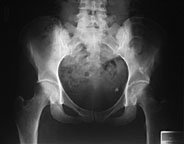
%> input picture Tmunot_HW_1/Pelvis.jpg, 184 x 144 px
$ octave HW1_Q3.m   (GNU Octave 9; MATLAB toolbox functions it lacks are replaced by stand-ins)
%> lines starting %> are read from the running program, lines starting %| are printed output that depends on the picture
%code for Question 3 of the first home assignment
img=imread('pelvis.jpg');
%> img is the input picture: size 144x184 uint8; min 7, max 255, mean 64.2
img2=imadjust(img,[0,200/255]);
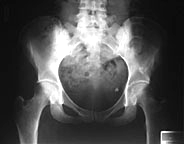
%> img2: size 144x184 uint8; min 9, max 255, mean 81.3
img3=imadjust(img,[50/255,255/255]);
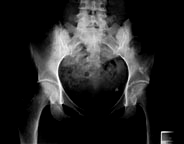
%> img3: size 144x184 uint8; min 0, max 255, mean 36.3
%matlab's 'imadjust' uses the equation: Gk=round((L-1)*(Sk-low)/(high-low))
%L=no. of grey levels, Sk=T(original grey level)
%low= lowest pixel probability, high=highest pixel probablity
%we will basically do the same thing manually in Q4
subplot(3,2,1);imshow(img);title('original image');
subplot(3,2,2);imhist(img);title('original image histogram')
subplot(3,2,3);imshow(img2);title('adjusted whites');
subplot(3,2,4);imhist(img2);title('adjusted whites histogram')
subplot(3,2,5);imshow(img3);title('adjusted blacks');
subplot(3,2,6);imhist(img3);title('adjusted blacks histogram');
%> after `title('adjusted blacks histogram')`:
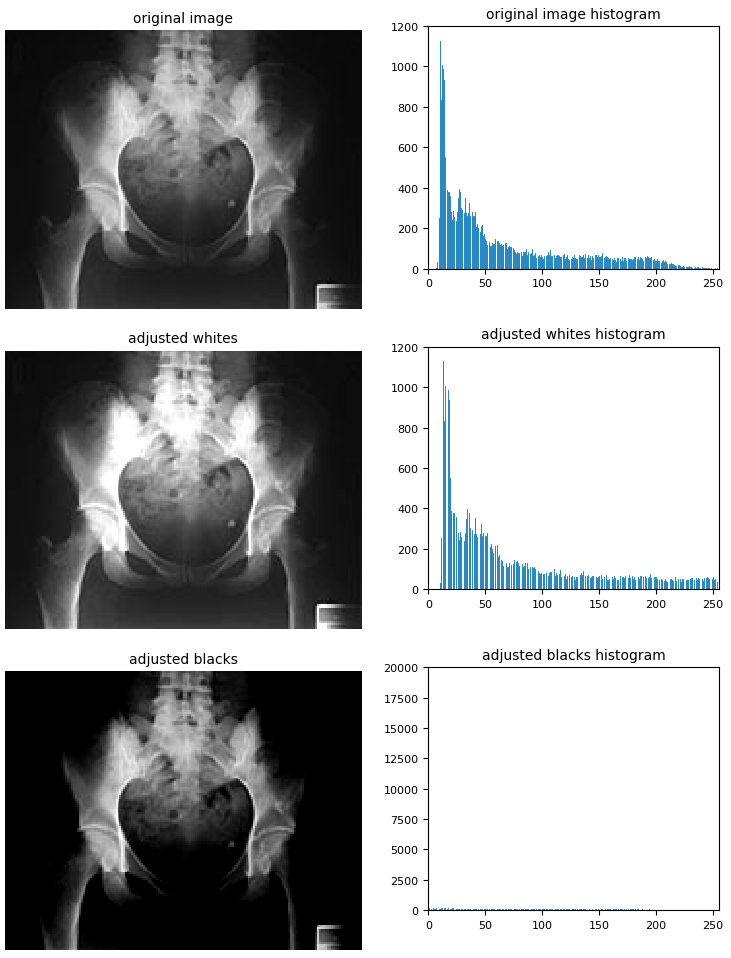
%> figure redrawn from the program's plot data, 6 panels

$ run again, with Tmunot_HW_1/pic1.bmp saved as Tmunot_HW_1/Pelvis.jpg
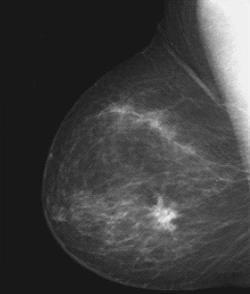
%> input picture Tmunot_HW_1/pic1.bmp, 250 x 294 px
%> img is the input picture: size 294x250x3 uint8; min 17, max 246, mean 63.6
%> `img2=imadjust(img,[0,200/255]);`:
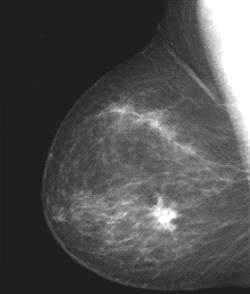
%> img2: size 294x250x3 uint8; min 22, max 255, mean 79.7
%> `img3=imadjust(img,[50/255,255/255]);`:
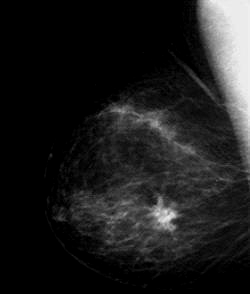
%> img3: size 294x250x3 uint8; min 0, max 244, mean 29.4

$ run again, with Tmunot_HW_1/test.bmp saved as Tmunot_HW_1/Pelvis.jpg
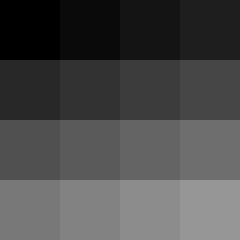
%> input picture Tmunot_HW_1/test.bmp, 80 x 80 px (shown 3 times larger)
%> img is the input picture: size 80x80 uint8; min 0, max 150, mean 75
%> `img2=imadjust(img,[0,200/255]);`:
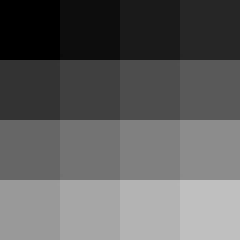
%> img2: size 80x80 uint8 (shown 3 times larger); min 0, max 191, mean 95.7
%> `img3=imadjust(img,[50/255,255/255]);`:
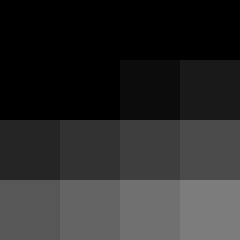
%> img3: size 80x80 uint8 (shown 3 times larger); min 0, max 124, mean 42.8
